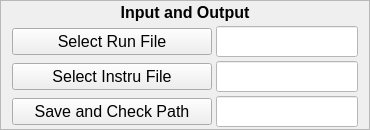
    <widget class="QFrame" name="frame">
     <property name="sizePolicy">
      <sizepolicy hsizetype="Preferred" vsizetype="Fixed">
       <horstretch>0</horstretch>
       <verstretch>0</verstretch>
      </sizepolicy>
     </property>
     <property name="styleSheet">
      <string notr="true">QFrame#frame {
	background-color: rgb(248, 254, 255);
	border: 2px solid rgb(205, 255, 255);
}</string>
     </property>
     <property name="frameShape">
      <enum>QFrame::StyledPanel</enum>
     </property>
     <property name="frameShadow">
      <enum>QFrame::Raised</enum>
     </property>
     <layout class="QVBoxLayout" name="verticalLayout_5" stretch="1,1,1,1">
      <property name="spacing">
       <number>4</number>
      </property>
      <property name="topMargin">
       <number>2</number>
      </property>
      <property name="bottomMargin">
       <number>2</number>
      </property>
      <item>
       <widget class="QLabel" name="label_input_and_output">
        <property name="font">
         <font>
          <family>Arial</family>
          <pointsize>12</pointsize>
          <weight>75</weight>
          <bold>true</bold>
         </font>
        </property>
        <property name="text">
         <string>Input and Output</string>
        </property>
        <property name="alignment">
         <set>Qt::AlignBottom|Qt::AlignHCenter</set>
        </property>
       </widget>
      </item>
      <item>
       <layout class="QHBoxLayout" name="horizontalLayout" stretch="1,5">
        <item>
         <widget class="QPushButton" name="select_run">
          <property name="sizePolicy">
           <sizepolicy hsizetype="Preferred" vsizetype="Fixed">
            <horstretch>0</horstretch>
            <verstretch>0</verstretch>
           </sizepolicy>
          </property>
          <property name="minimumSize">
           <size>
            <width>200</width>
            <height>0</height>
           </size>
          </property>
          <property name="maximumSize">
           <size>
            <width>500</width>
            <height>16777215</height>
           </size>
          </property>
          <property name="font">
           <font>
            <family>Arial</family>
            <pointsize>12</pointsize>
            <weight>50</weight>
            <bold>false</bold>
           </font>
          </property>
          <property name="text">
           <string>Select Run File</string>
          </property>
         </widget>
        </item>
        <item>
         <widget class="QLineEdit" name="select_run_text">
          <property name="sizePolicy">
           <sizepolicy hsizetype="Preferred" vsizetype="Fixed">
            <horstretch>0</horstretch>
            <verstretch>0</verstretch>
           </sizepolicy>
          </property>
          <property name="font">
           <font>
            <family>3ds</family>
            <pointsize>12</pointsize>
           </font>
          </property>
          <property name="styleSheet">
           <string notr="true">background-color: rgb(255, 255, 255);</string>
          </property>
          <property name="readOnly">
           <bool>false</bool>
          </property>
         </widget>
        </item>
       </layout>
      </item>
      <item>
       <layout class="QHBoxLayout" name="horizontalLayout_3" stretch="1,5">
        <item>
         <widget class="QPushButton" name="select_pid">
          <property name="sizePolicy">
           <sizepolicy hsizetype="Preferred" vsizetype="Fixed">
            <horstretch>0</horstretch>
            <verstretch>0</verstretch>
           </sizepolicy>
          </property>
          <property name="minimumSize">
           <size>
            <width>200</width>
            <height>0</height>
           </size>
          </property>
          <property name="maximumSize">
           <size>
            <width>16777215</width>
            <height>16777215</height>
           </size>
          </property>
          <property name="font">
           <font>
            <family>Arial</family>
            <pointsize>12</pointsize>
            <weight>50</weight>
            <bold>false</bold>
           </font>
          </property>
          <property name="text">
           <string>Select Instru File</string>
          </property>
         </widget>
        </item>
        <item>
         <widget class="QLineEdit" name="select_pid_text">
          <property name="sizePolicy">
           <sizepolicy hsizetype="Preferred" vsizetype="Fixed">
            <horstretch>0</horstretch>
            <verstretch>0</verstretch>
           </sizepolicy>
          </property>
          <property name="font">
           <font>
            <family>3ds</family>
            <pointsize>12</pointsize>
           </font>
          </property>
          <property name="styleSheet">
           <string notr="true">background-color: rgb(255, 255, 255);</string>
          </property>
          <property name="readOnly">
           <bool>true</bool>
          </property>
         </widget>
        </item>
       </layout>
      </item>
      <item>
       <layout class="QHBoxLayout" name="horizontalLayout_15" stretch="1,5">
        <item>
         <widget class="QPushButton" name="select_path">
          <property name="sizePolicy">
           <sizepolicy hsizetype="Preferred" vsizetype="Fixed">
            <horstretch>0</horstretch>
            <verstretch>0</verstretch>
           </sizepolicy>
          </property>
          <property name="minimumSize">
           <size>
            <width>200</width>
            <height>0</height>
           </size>
          </property>
          <property name="maximumSize">
           <size>
            <width>16777215</width>
            <height>16777215</height>
           </size>
          </property>
          <property name="font">
           <font>
            <family>Arial</family>
            <pointsize>12</pointsize>
            <weight>50</weight>
            <bold>false</bold>
           </font>
          </property>
          <property name="text">
           <string>Save and Check Path</string>
          </property>
         </widget>
        </item>
        <item>
         <widget class="QLineEdit" name="select_path_text">
          <property name="sizePolicy">
           <sizepolicy hsizetype="Preferred" vsizetype="Fixed">
            <horstretch>0</horstretch>
            <verstretch>0</verstretch>
           </sizepolicy>
          </property>
          <property name="font">
           <font>
            <family>3ds</family>
            <pointsize>12</pointsize>
           </font>
          </property>
          <property name="styleSheet">
           <string notr="true">background-color: rgb(255, 255, 255);</string>
          </property>
          <property name="readOnly">
           <bool>true</bool>
          </property>
         </widget>
        </item>
       </layout>
      </item>
     </layout>
    </widget>
